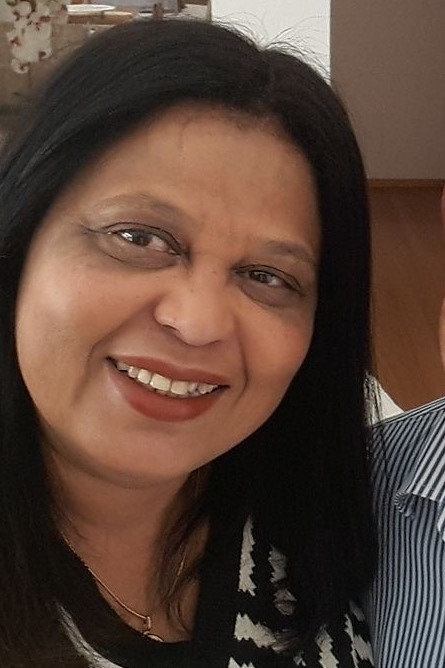
#> input picture tarefa3/mae.jpg, 445 x 668 px
$ python ex5.py
#> lines starting #> are read from the running program, lines starting #| are printed output that depends on the picture
import cv2
import numpy as np
from matplotlib import pyplot as plt

def showImage(img):
    img = cv2.cvtColor(img, cv2.COLOR_BGR2RGB)
    plt.imshow(img)
    plt.show()

def main():
    mae = cv2.imread("mae.jpg")
#> mae is the input picture: shape (668, 445, 3); mean B, G, R 54.8, 65.8, 87.7
    pai = cv2.imread("pai.jpg")
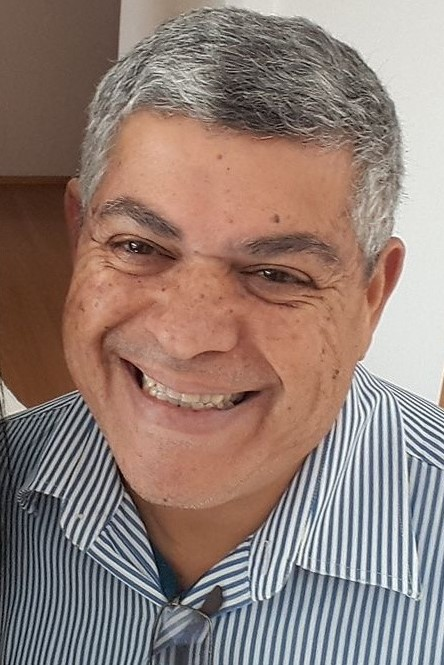
#> input picture tarefa3/pai.jpg, 444 x 665 px
#> pai is the input picture: shape (665, 444, 3); mean B, G, R 118.1, 126.1, 146.1

    #ambas c/ a mesma dimensão
    alturaMae, larguraMae, _ = mae.shape
#> alturaMae = 668; larguraMae = 445
    pai = cv2.resize(pai,(larguraMae, alturaMae))
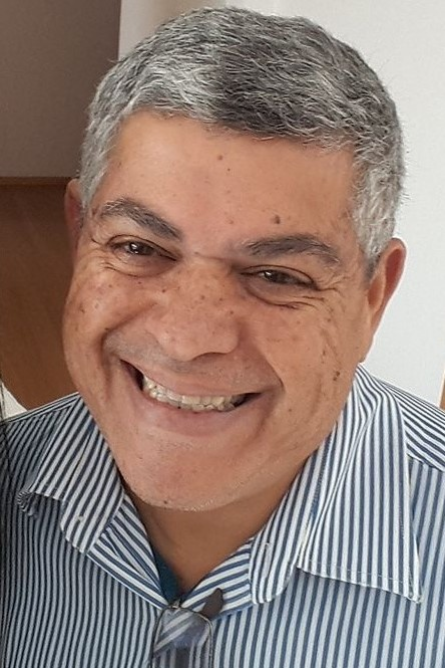
#> pai: shape (668, 445, 3); mean B, G, R 118, 125.9, 146

    #Soma os pixel de kd pixel, e os 0.5 sao os pesos.
    amores = cv2.addWeighted(mae, 0.5,pai,0.5, 0)
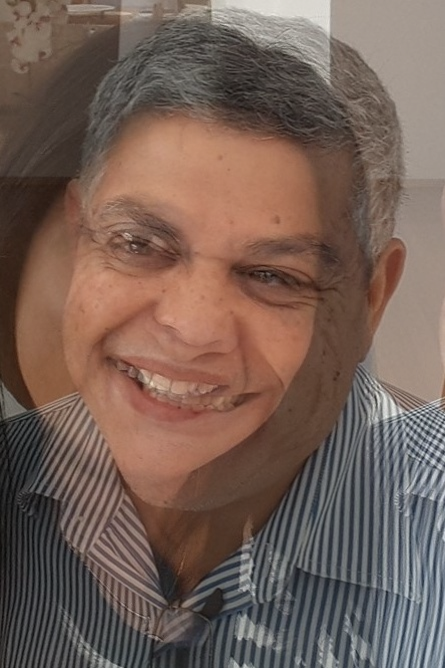
#> amores: shape (668, 445, 3); mean B, G, R 86.4, 95.9, 116.9
    showImage(amores)

main()
